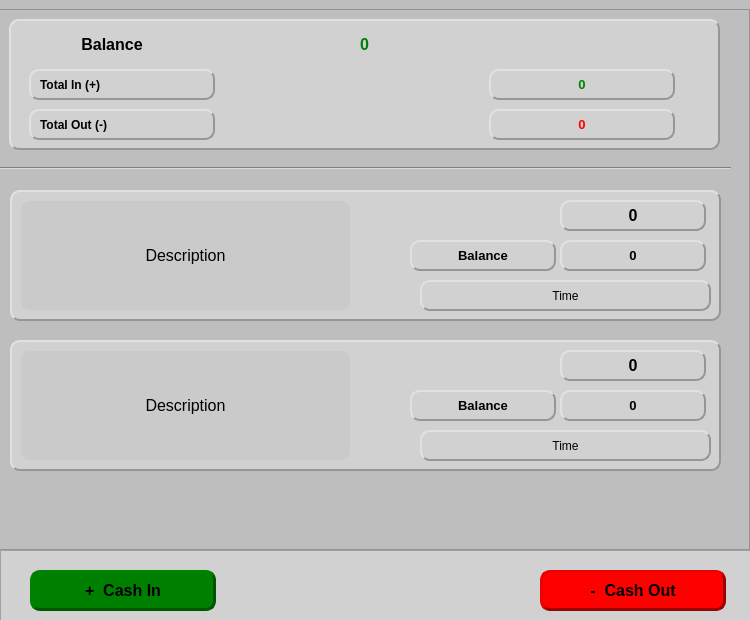
<?xml version="1.0" encoding="UTF-8"?>
<ui version="4.0">
 <class>CashBook</class>
 <widget class="QMainWindow" name="CashBook">
  <property name="geometry">
   <rect>
    <x>0</x>
    <y>0</y>
    <width>750</width>
    <height>620</height>
   </rect>
  </property>
  <property name="windowTitle">
   <string>MainWindow</string>
  </property>
  <property name="styleSheet">
   <string notr="true">background-color: rgb(190, 190, 190);</string>
  </property>
  <widget class="QWidget" name="main_widget">
   <widget class="QFrame" name="frame_btn">
    <property name="geometry">
     <rect>
      <x>0</x>
      <y>550</y>
      <width>751</width>
      <height>71</height>
     </rect>
    </property>
    <property name="sizeIncrement">
     <size>
      <width>0</width>
      <height>0</height>
     </size>
    </property>
    <property name="baseSize">
     <size>
      <width>0</width>
      <height>0</height>
     </size>
    </property>
    <property name="styleSheet">
     <string notr="true">background-color:  rgb(209, 209, 209);</string>
    </property>
    <property name="frameShape">
     <enum>QFrame::StyledPanel</enum>
    </property>
    <property name="frameShadow">
     <enum>QFrame::Raised</enum>
    </property>
    <property name="lineWidth">
     <number>1</number>
    </property>
    <widget class="QPushButton" name="cash_in_btn">
     <property name="geometry">
      <rect>
       <x>30</x>
       <y>20</y>
       <width>186</width>
       <height>41</height>
      </rect>
     </property>
     <property name="font">
      <font>
       <pointsize>12</pointsize>
       <weight>75</weight>
       <italic>false</italic>
       <bold>true</bold>
      </font>
     </property>
     <property name="styleSheet">
      <string notr="true">QPushButton {
	background-color: green;
	border-style: outset;
	border-width: 3px;
	border-radius: 10px;
	border-color: rgb(0, 86, 0);
	min-width: 10em;
	padding: 6px;
}

QPushButton:pressed { 
	background-color: green;
	border-style: inset;
	border-width: 3px;
	border-radius: 10px;
	border-color: rgb(0, 86, 0);
	min-width: 10em;
	padding: 6px; 
}</string>
     </property>
     <property name="text">
      <string>+  Cash In</string>
     </property>
    </widget>
    <widget class="QPushButton" name="cash_out_btn">
     <property name="geometry">
      <rect>
       <x>540</x>
       <y>20</y>
       <width>186</width>
       <height>41</height>
      </rect>
     </property>
     <property name="font">
      <font>
       <pointsize>12</pointsize>
       <weight>75</weight>
       <italic>false</italic>
       <bold>true</bold>
       <underline>false</underline>
       <strikeout>false</strikeout>
       <kerning>true</kerning>
      </font>
     </property>
     <property name="mouseTracking">
      <bool>false</bool>
     </property>
     <property name="styleSheet">
      <string notr="true">QPushButton {
background-color: red;
border-style: outset;
border-width: 3px;
border-radius: 10px;
border-color:rgb(158, 0, 0);
min-width: 10em;
padding: 6px;
}

QPushButton:pressed { 
	background-color: red;
	border-style: inset;
	border-width: 3px;
	border-radius: 10px;
	border-color: rgb(158, 0, 0);
	min-width: 10em;
	padding: 6px; 
}</string>
     </property>
     <property name="text">
      <string>-  Cash Out</string>
     </property>
     <property name="checkable">
      <bool>false</bool>
     </property>
    </widget>
   </widget>
   <widget class="QWidget" name="content_widget" native="true">
    <property name="geometry">
     <rect>
      <x>-1</x>
      <y>9</y>
      <width>751</width>
      <height>541</height>
     </rect>
    </property>
    <property name="styleSheet">
     <string notr="true">background-color: rgb(190, 190, 190);</string>
    </property>
    <layout class="QVBoxLayout" name="verticalLayout">
     <item>
      <widget class="QScrollArea" name="scrollArea">
       <property name="styleSheet">
        <string notr="true">background-color: rgb(190, 190, 190);</string>
       </property>
       <property name="widgetResizable">
        <bool>true</bool>
       </property>
       <widget class="QWidget" name="scrollAreaWidgetContents">
        <property name="geometry">
         <rect>
          <x>0</x>
          <y>0</y>
          <width>731</width>
          <height>521</height>
         </rect>
        </property>
        <widget class="QFrame" name="frame_main">
         <property name="geometry">
          <rect>
           <x>9</x>
           <y>9</y>
           <width>711</width>
           <height>131</height>
          </rect>
         </property>
         <property name="styleSheet">
          <string notr="true">background-color: rgb(209, 209, 209);
border-style: outset;
border-width: 2px;
border-radius: 10px;
border-color: rgb(150, 150, 150);
min-width: 10em;
padding: 6px;</string>
         </property>
         <property name="frameShape">
          <enum>QFrame::StyledPanel</enum>
         </property>
         <property name="frameShadow">
          <enum>QFrame::Raised</enum>
         </property>
         <widget class="QLabel" name="curent_balance_label">
          <property name="geometry">
           <rect>
            <x>10</x>
            <y>10</y>
            <width>186</width>
            <height>31</height>
           </rect>
          </property>
          <property name="font">
           <font>
            <pointsize>12</pointsize>
            <weight>75</weight>
            <bold>true</bold>
           </font>
          </property>
          <property name="styleSheet">
           <string notr="true">border-style: intset;
</string>
          </property>
          <property name="text">
           <string>Balance</string>
          </property>
          <property name="alignment">
           <set>Qt::AlignCenter</set>
          </property>
         </widget>
         <widget class="QLabel" name="curent_balance">
          <property name="geometry">
           <rect>
            <x>240</x>
            <y>10</y>
            <width>231</width>
            <height>31</height>
           </rect>
          </property>
          <property name="font">
           <font>
            <pointsize>12</pointsize>
            <weight>75</weight>
            <bold>true</bold>
           </font>
          </property>
          <property name="styleSheet">
           <string notr="true">color: green;
border-style: intset;</string>
          </property>
          <property name="text">
           <string>0</string>
          </property>
          <property name="alignment">
           <set>Qt::AlignCenter</set>
          </property>
         </widget>
         <widget class="QLabel" name="total_in_label">
          <property name="geometry">
           <rect>
            <x>20</x>
            <y>50</y>
            <width>186</width>
            <height>31</height>
           </rect>
          </property>
          <property name="font">
           <font>
            <weight>75</weight>
            <bold>true</bold>
           </font>
          </property>
          <property name="text">
           <string>Total In (+)</string>
          </property>
         </widget>
         <widget class="QLabel" name="total_out_label">
          <property name="geometry">
           <rect>
            <x>20</x>
            <y>90</y>
            <width>186</width>
            <height>31</height>
           </rect>
          </property>
          <property name="font">
           <font>
            <weight>75</weight>
            <bold>true</bold>
           </font>
          </property>
          <property name="text">
           <string>Total Out (-)</string>
          </property>
         </widget>
         <widget class="QLabel" name="total_in">
          <property name="geometry">
           <rect>
            <x>480</x>
            <y>50</y>
            <width>186</width>
            <height>31</height>
           </rect>
          </property>
          <property name="font">
           <font>
            <pointsize>10</pointsize>
            <weight>75</weight>
            <bold>true</bold>
           </font>
          </property>
          <property name="styleSheet">
           <string notr="true">color: green;</string>
          </property>
          <property name="text">
           <string>0</string>
          </property>
          <property name="alignment">
           <set>Qt::AlignCenter</set>
          </property>
         </widget>
         <widget class="QLabel" name="total_out">
          <property name="geometry">
           <rect>
            <x>480</x>
            <y>90</y>
            <width>186</width>
            <height>31</height>
           </rect>
          </property>
          <property name="font">
           <font>
            <pointsize>10</pointsize>
            <weight>75</weight>
            <bold>true</bold>
           </font>
          </property>
          <property name="styleSheet">
           <string notr="true">color: red;</string>
          </property>
          <property name="text">
           <string>0</string>
          </property>
          <property name="alignment">
           <set>Qt::AlignCenter</set>
          </property>
         </widget>
        </widget>
        <widget class="Line" name="separator">
         <property name="geometry">
          <rect>
           <x>0</x>
           <y>150</y>
           <width>731</width>
           <height>16</height>
          </rect>
         </property>
         <property name="orientation">
          <enum>Qt::Horizontal</enum>
         </property>
        </widget>
        <widget class="QFrame" name="frame_second_1">
         <property name="geometry">
          <rect>
           <x>10</x>
           <y>180</y>
           <width>711</width>
           <height>131</height>
          </rect>
         </property>
         <property name="styleSheet">
          <string notr="true">background-color: rgb(209, 209, 209);
border-style: outset;
border-width: 2px;
border-radius: 10px;
border-color:  rgb(150, 150, 150);
min-width: 10em;
padding: 6px;</string>
         </property>
         <property name="frameShape">
          <enum>QFrame::StyledPanel</enum>
         </property>
         <property name="frameShadow">
          <enum>QFrame::Raised</enum>
         </property>
         <widget class="QLabel" name="description_label_1">
          <property name="geometry">
           <rect>
            <x>10</x>
            <y>10</y>
            <width>331</width>
            <height>111</height>
           </rect>
          </property>
          <property name="font">
           <font>
            <pointsize>12</pointsize>
           </font>
          </property>
          <property name="styleSheet">
           <string notr="true">background-color: rgb(202, 202, 202);
border-style: intset;
border-width: 2px;
border-radius: 10px;
border-color:  rgb(150, 150, 150);
min-width: 10em;
padding: 6px;</string>
          </property>
          <property name="text">
           <string>Description</string>
          </property>
          <property name="alignment">
           <set>Qt::AlignCenter</set>
          </property>
         </widget>
         <widget class="QLabel" name="event_label_1">
          <property name="geometry">
           <rect>
            <x>550</x>
            <y>10</y>
            <width>146</width>
            <height>31</height>
           </rect>
          </property>
          <property name="font">
           <font>
            <pointsize>12</pointsize>
            <weight>75</weight>
            <bold>true</bold>
           </font>
          </property>
          <property name="text">
           <string>0</string>
          </property>
          <property name="alignment">
           <set>Qt::AlignCenter</set>
          </property>
         </widget>
         <widget class="QLabel" name="balance_label_1">
          <property name="geometry">
           <rect>
            <x>400</x>
            <y>50</y>
            <width>146</width>
            <height>31</height>
           </rect>
          </property>
          <property name="font">
           <font>
            <pointsize>10</pointsize>
            <weight>75</weight>
            <bold>true</bold>
           </font>
          </property>
          <property name="text">
           <string>Balance</string>
          </property>
          <property name="alignment">
           <set>Qt::AlignCenter</set>
          </property>
         </widget>
         <widget class="QLabel" name="balance_1">
          <property name="geometry">
           <rect>
            <x>550</x>
            <y>50</y>
            <width>146</width>
            <height>31</height>
           </rect>
          </property>
          <property name="font">
           <font>
            <pointsize>10</pointsize>
            <weight>75</weight>
            <bold>true</bold>
           </font>
          </property>
          <property name="text">
           <string>0</string>
          </property>
          <property name="alignment">
           <set>Qt::AlignCenter</set>
          </property>
         </widget>
         <widget class="QLabel" name="time_label_1">
          <property name="geometry">
           <rect>
            <x>410</x>
            <y>90</y>
            <width>291</width>
            <height>31</height>
           </rect>
          </property>
          <property name="text">
           <string>Time</string>
          </property>
          <property name="alignment">
           <set>Qt::AlignCenter</set>
          </property>
         </widget>
        </widget>
        <widget class="QFrame" name="frame_second_2">
         <property name="geometry">
          <rect>
           <x>10</x>
           <y>330</y>
           <width>711</width>
           <height>131</height>
          </rect>
         </property>
         <property name="styleSheet">
          <string notr="true">background-color: rgb(209, 209, 209);
border-style: outset;
border-width: 2px;
border-radius: 10px;
border-color:  rgb(150, 150, 150);
min-width: 10em;
padding: 6px;</string>
         </property>
         <property name="frameShape">
          <enum>QFrame::StyledPanel</enum>
         </property>
         <property name="frameShadow">
          <enum>QFrame::Raised</enum>
         </property>
         <widget class="QLabel" name="description_label_2">
          <property name="geometry">
           <rect>
            <x>10</x>
            <y>10</y>
            <width>331</width>
            <height>111</height>
           </rect>
          </property>
          <property name="font">
           <font>
            <pointsize>12</pointsize>
           </font>
          </property>
          <property name="styleSheet">
           <string notr="true">background-color: rgb(202, 202, 202);
border-style: intset;
border-width: 2px;
border-radius: 10px;
border-color:  rgb(150, 150, 150);
min-width: 10em;
padding: 6px;</string>
          </property>
          <property name="text">
           <string>Description</string>
          </property>
          <property name="alignment">
           <set>Qt::AlignCenter</set>
          </property>
         </widget>
         <widget class="QLabel" name="event_label_2">
          <property name="geometry">
           <rect>
            <x>550</x>
            <y>10</y>
            <width>146</width>
            <height>31</height>
           </rect>
          </property>
          <property name="font">
           <font>
            <pointsize>12</pointsize>
            <weight>75</weight>
            <bold>true</bold>
           </font>
          </property>
          <property name="text">
           <string>0</string>
          </property>
          <property name="alignment">
           <set>Qt::AlignCenter</set>
          </property>
         </widget>
         <widget class="QLabel" name="balance_label_2">
          <property name="geometry">
           <rect>
            <x>400</x>
            <y>50</y>
            <width>146</width>
            <height>31</height>
           </rect>
          </property>
          <property name="font">
           <font>
            <pointsize>10</pointsize>
            <weight>75</weight>
            <bold>true</bold>
           </font>
          </property>
          <property name="text">
           <string>Balance</string>
          </property>
          <property name="alignment">
           <set>Qt::AlignCenter</set>
          </property>
         </widget>
         <widget class="QLabel" name="balance_2">
          <property name="geometry">
           <rect>
            <x>550</x>
            <y>50</y>
            <width>146</width>
            <height>31</height>
           </rect>
          </property>
          <property name="font">
           <font>
            <pointsize>10</pointsize>
            <weight>75</weight>
            <bold>true</bold>
           </font>
          </property>
          <property name="text">
           <string>0</string>
          </property>
          <property name="alignment">
           <set>Qt::AlignCenter</set>
          </property>
         </widget>
         <widget class="QLabel" name="time_label_2">
          <property name="geometry">
           <rect>
            <x>410</x>
            <y>90</y>
            <width>291</width>
            <height>31</height>
           </rect>
          </property>
          <property name="text">
           <string>Time</string>
          </property>
          <property name="alignment">
           <set>Qt::AlignCenter</set>
          </property>
         </widget>
        </widget>
       </widget>
      </widget>
     </item>
    </layout>
   </widget>
  </widget>
 </widget>
 <resources/>
 <connections/>
</ui>
